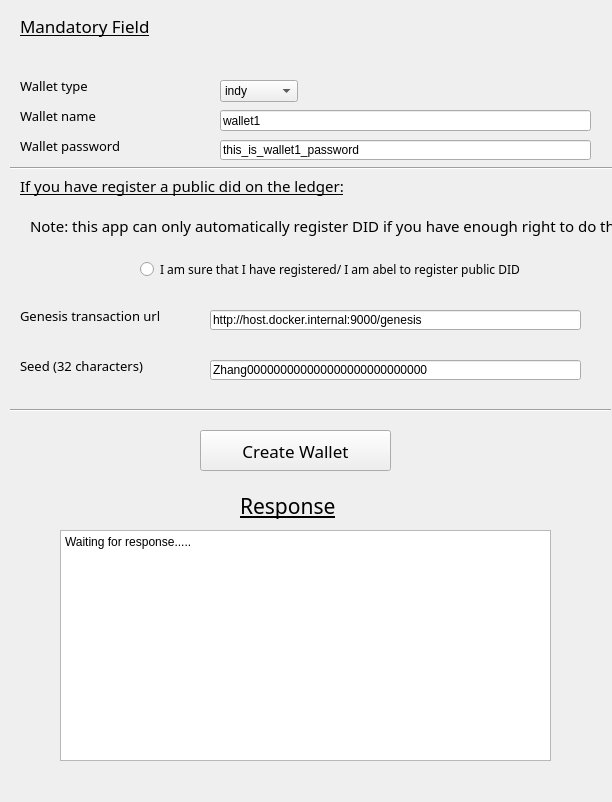
<?xml version="1.0" encoding="UTF-8"?>
<ui version="4.0">
 <class>Provision</class>
 <widget class="QWidget" name="Provision">
  <property name="geometry">
   <rect>
    <x>0</x>
    <y>0</y>
    <width>612</width>
    <height>802</height>
   </rect>
  </property>
  <property name="windowTitle">
   <string>Form</string>
  </property>
  <widget class="QLabel" name="label_21">
   <property name="geometry">
    <rect>
     <x>20</x>
     <y>350</y>
     <width>161</width>
     <height>31</height>
    </rect>
   </property>
   <property name="font">
    <font>
     <family>Bahnschrift SemiLight</family>
     <pointsize>10</pointsize>
    </font>
   </property>
   <property name="text">
    <string>Seed (32 characters)</string>
   </property>
  </widget>
  <widget class="QLineEdit" name="walletKey">
   <property name="geometry">
    <rect>
     <x>220</x>
     <y>140</y>
     <width>371</width>
     <height>20</height>
    </rect>
   </property>
   <property name="text">
    <string>this_is_wallet1_password</string>
   </property>
   <property name="placeholderText">
    <string>example: this_is_wallet1_password</string>
   </property>
  </widget>
  <widget class="QLineEdit" name="walletName">
   <property name="geometry">
    <rect>
     <x>220</x>
     <y>110</y>
     <width>371</width>
     <height>21</height>
    </rect>
   </property>
   <property name="text">
    <string>wallet1</string>
   </property>
   <property name="placeholderText">
    <string>example: wallet1</string>
   </property>
  </widget>
  <widget class="QComboBox" name="walletType">
   <property name="geometry">
    <rect>
     <x>220</x>
     <y>80</y>
     <width>78</width>
     <height>22</height>
    </rect>
   </property>
   <item>
    <property name="text">
     <string>indy</string>
    </property>
   </item>
   <item>
    <property name="text">
     <string>basic</string>
    </property>
   </item>
  </widget>
  <widget class="Line" name="line_4">
   <property name="geometry">
    <rect>
     <x>10</x>
     <y>160</y>
     <width>681</width>
     <height>16</height>
    </rect>
   </property>
   <property name="orientation">
    <enum>Qt::Horizontal</enum>
   </property>
  </widget>
  <widget class="QLabel" name="label_18">
   <property name="geometry">
    <rect>
     <x>20</x>
     <y>130</y>
     <width>161</width>
     <height>31</height>
    </rect>
   </property>
   <property name="font">
    <font>
     <family>Bahnschrift SemiLight</family>
     <pointsize>10</pointsize>
    </font>
   </property>
   <property name="text">
    <string>Wallet password</string>
   </property>
  </widget>
  <widget class="QLabel" name="label_9">
   <property name="geometry">
    <rect>
     <x>20</x>
     <y>170</y>
     <width>651</width>
     <height>31</height>
    </rect>
   </property>
   <property name="font">
    <font>
     <family>Berlin Sans FB</family>
     <pointsize>11</pointsize>
     <underline>true</underline>
    </font>
   </property>
   <property name="text">
    <string>If you have register a public did on the ledger:</string>
   </property>
  </widget>
  <widget class="QLineEdit" name="genesisUrl">
   <property name="geometry">
    <rect>
     <x>210</x>
     <y>310</y>
     <width>371</width>
     <height>20</height>
    </rect>
   </property>
   <property name="text">
    <string>http://host.docker.internal:9000/genesis</string>
   </property>
   <property name="placeholderText">
    <string>example: http://host.docker.internal:9000/genesis</string>
   </property>
  </widget>
  <widget class="QRadioButton" name="registeredDID">
   <property name="geometry">
    <rect>
     <x>140</x>
     <y>260</y>
     <width>411</width>
     <height>18</height>
    </rect>
   </property>
   <property name="font">
    <font>
     <family>Bahnschrift</family>
    </font>
   </property>
   <property name="text">
    <string>I am sure that I have registered/ I am abel to register public DID</string>
   </property>
  </widget>
  <widget class="QLabel" name="label_17">
   <property name="geometry">
    <rect>
     <x>20</x>
     <y>100</y>
     <width>161</width>
     <height>31</height>
    </rect>
   </property>
   <property name="font">
    <font>
     <family>Bahnschrift SemiLight</family>
     <pointsize>10</pointsize>
    </font>
   </property>
   <property name="text">
    <string>Wallet name</string>
   </property>
  </widget>
  <widget class="QLabel" name="label_19">
   <property name="geometry">
    <rect>
     <x>20</x>
     <y>300</y>
     <width>161</width>
     <height>31</height>
    </rect>
   </property>
   <property name="font">
    <font>
     <family>Bahnschrift SemiLight</family>
     <pointsize>10</pointsize>
    </font>
   </property>
   <property name="text">
    <string>Genesis transaction url</string>
   </property>
  </widget>
  <widget class="QLabel" name="label_8">
   <property name="geometry">
    <rect>
     <x>30</x>
     <y>210</y>
     <width>651</width>
     <height>31</height>
    </rect>
   </property>
   <property name="font">
    <font>
     <family>Bahnschrift</family>
     <pointsize>11</pointsize>
    </font>
   </property>
   <property name="text">
    <string>Note: this app can only automatically register DID if you have enough right to do that!</string>
   </property>
  </widget>
  <widget class="QPushButton" name="createWalletButton">
   <property name="geometry">
    <rect>
     <x>200</x>
     <y>430</y>
     <width>191</width>
     <height>41</height>
    </rect>
   </property>
   <property name="font">
    <font>
     <family>Berlin Sans FB</family>
     <pointsize>13</pointsize>
    </font>
   </property>
   <property name="text">
    <string>Create Wallet</string>
   </property>
  </widget>
  <widget class="QLabel" name="label_20">
   <property name="geometry">
    <rect>
     <x>20</x>
     <y>70</y>
     <width>161</width>
     <height>31</height>
    </rect>
   </property>
   <property name="font">
    <font>
     <family>Bahnschrift SemiLight</family>
     <pointsize>10</pointsize>
    </font>
   </property>
   <property name="text">
    <string>Wallet type</string>
   </property>
  </widget>
  <widget class="QLabel" name="label_2">
   <property name="geometry">
    <rect>
     <x>20</x>
     <y>10</y>
     <width>161</width>
     <height>31</height>
    </rect>
   </property>
   <property name="font">
    <font>
     <family>Berlin Sans FB</family>
     <pointsize>13</pointsize>
     <underline>true</underline>
    </font>
   </property>
   <property name="text">
    <string>Mandatory Field</string>
   </property>
  </widget>
  <widget class="Line" name="line_5">
   <property name="geometry">
    <rect>
     <x>10</x>
     <y>400</y>
     <width>601</width>
     <height>20</height>
    </rect>
   </property>
   <property name="orientation">
    <enum>Qt::Horizontal</enum>
   </property>
  </widget>
  <widget class="QLineEdit" name="seed">
   <property name="geometry">
    <rect>
     <x>210</x>
     <y>360</y>
     <width>371</width>
     <height>20</height>
    </rect>
   </property>
   <property name="text">
    <string>Zhang000000000000000000000000000</string>
   </property>
   <property name="placeholderText">
    <string>example: Zhang000000000000000000000000000</string>
   </property>
  </widget>
  <widget class="QTextBrowser" name="responseTextBrowser">
   <property name="geometry">
    <rect>
     <x>60</x>
     <y>530</y>
     <width>491</width>
     <height>231</height>
    </rect>
   </property>
   <property name="html">
    <string>&lt;!DOCTYPE HTML PUBLIC &quot;-//W3C//DTD HTML 4.0//EN&quot; &quot;http://www.w3.org/TR/REC-html40/strict.dtd&quot;&gt;
&lt;html&gt;&lt;head&gt;&lt;meta name=&quot;qrichtext&quot; content=&quot;1&quot; /&gt;&lt;style type=&quot;text/css&quot;&gt;
p, li { white-space: pre-wrap; }
&lt;/style&gt;&lt;/head&gt;&lt;body style=&quot; font-family:'SimSun'; font-size:9.16364pt; font-weight:400; font-style:normal;&quot;&gt;
&lt;p style=&quot; margin-top:0px; margin-bottom:0px; margin-left:0px; margin-right:0px; -qt-block-indent:0; text-indent:0px;&quot;&gt;&lt;span style=&quot; font-size:9.16364pt;&quot;&gt;Waiting for response.....&lt;/span&gt;&lt;/p&gt;&lt;/body&gt;&lt;/html&gt;</string>
   </property>
  </widget>
  <widget class="QLabel" name="agent_name_label_2">
   <property name="geometry">
    <rect>
     <x>240</x>
     <y>490</y>
     <width>101</width>
     <height>31</height>
    </rect>
   </property>
   <property name="font">
    <font>
     <family>Berlin Sans FB</family>
     <pointsize>16</pointsize>
     <underline>true</underline>
    </font>
   </property>
   <property name="text">
    <string>Response</string>
   </property>
  </widget>
 </widget>
 <resources/>
 <connections/>
</ui>
